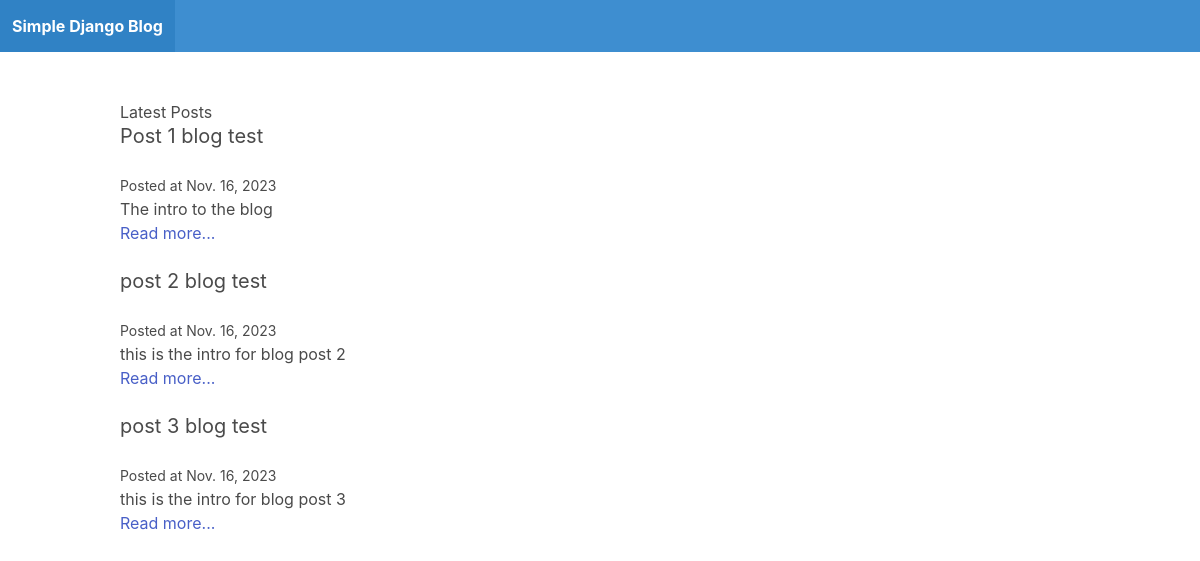
The page / on the database its author committed.
### blog/models.py (models this page shows, shortened)
class Post(models.Model):
    title = models.CharField(max_length=255)
    slug = models.SlugField()
    intro = models.TextField()
    body = models.TextField()
    date_added = models.DateField(auto_now_add=True)
    class Meta:
        ordering = ['-date_added']

### blog/views.py (the view)
# urls.py: path('', frontpage, name="frontpage" ),
def frontpage(request):
    posts = Post.objects.all()
    return render(request, 'blog/frontpage.html', {'posts': posts})

### blog/templates/blog/frontpage.html
{% extends 'blog/base.html' %}
{% block content %}
    <h1>Latest Posts</h1>
    {% for post in posts %}
        <div class="post block">
            <h2 class="subtitle">{{ post.title }}</h2>
            <small>Posted at {{ post.date_added }}</small>
            <p>{{ post.intro }}</p>
            <a href="{% url 'post_detail' post.slug %}">Read more...</a>
        </div>
    {% endfor %}
{% endblock %}

### blog/templates/blog/base.html (shortened to what this page needs)
<!DOCTYPE html>
<html lang="en">
<head>
    <link rel="stylesheet" href="https://cdn.jsdelivr.net/npm/bulma@0.9.1/css/bulma.min.css">
</head>
<body>
    <nav class="navbar is-info">
        <div class="navbar-brand">
            <a href="/" class="navbar-item"><strong>Simple Django Blog</strong></a>
        </div>
    </nav>
    <section class="section">
        <div class="container">
            {% block content %}
            {% endblock %}
        </div>
    </section>
</body>
</html>

### rows shown on the page
Post: title "Post 1 blog test", date_added "Nov. 16, 2023", intro "The intro to the blog"
Post: title "post 2 blog test", date_added "Nov. 16, 2023", intro "this is the intro for blog post 2"
Post: title "post 3 blog test", date_added "Nov. 16, 2023", intro "this is the intro for blog post 3"
